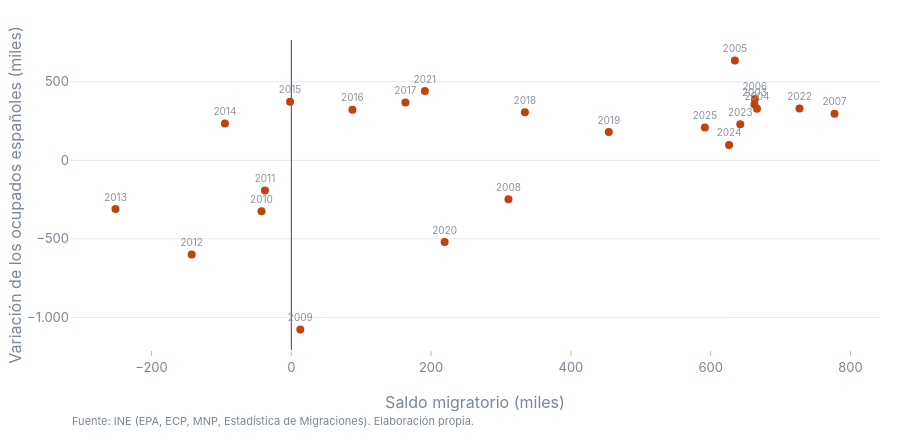

The cell this chart's notebook holds for it:
### Code cell
#| label: fig-ciclo-dispersion
#| fig-cap: "Cada punto es un año: saldo migratorio frente a la variación de los ocupados de nacionalidad española (miles de personas)."
if HAS_EPA:
    fig = new_figure(y_title="Variación de los ocupados españoles (miles)", height=440)
    fig.add_scatter(x=cyc["mig"] / 1e3, y=cyc["d_ocup_esp"], mode="markers+text",
                    text=cyc["anio"].cast(pl.String), textposition="top center",
                    textfont=dict(size=10, color=GREY), marker=dict(color=ACCENT, size=8), showlegend=False)
    fig.update_layout(xaxis_title="Saldo migratorio (miles)", xaxis=dict(tickformat=",.0f"),
                      yaxis=dict(tickformat=",.0f"))
    add_source(fig, SOURCE_EPA)
    place_source(fig, y=-0.2, bottom=90)
    fig.show()

### Figure 1 — Plotly figure (JSON) as saved in the notebook; plotly's stock layout.template omitted (floating-point values rounded to 4 significant figures)
{"data": [{"marker": {"color": "#c2410c", "size": 8}, "mode": "markers+text", "showlegend": false, "text": ["2003", "2004", "2005", "2006", "2007", "2008", "2009", "2010", "2011", "2012", "2013", "2014", "2015", "2016", "2017", "2018", "2019", "2020", "2021", "2022", "2023", "2024", "2025"], "textfont": {"color": "#8a96a3", "size": 10}, "textposition": "top center", "type": "scatter", "x": [662.6, 666.2, 634.6, 663.2, 777.1, 310.6, 12.85, -42.68, -37.7, -142.6, -251.5, -94.98, -1.761, 87.42, 163.3, 334.2, 454.2, 219.4, 191.1, 727.0, 642.3, 626.3, 591.7], "y": [355.6, 329.2, 635.8, 391.0, 297.1, -247.6, -1077.0, -323.9, -192.8, -599.9, -310.3, 235.2, 373.2, 321.4, 368.6, 306.9, 179.7, -520.4, 441.1, 329.6, 230.5, 97.9, 209.0]}], "layout": {"annotations": [{"font": {"color": "#7a8794", "size": 11}, "showarrow": false, "text": "Fuente: INE (EPA, ECP, MNP, Estadística de Migraciones). Elaboración propia.", "x": 0, "xanchor": "left", "xref": "paper", "y": -0.2, "yanchor": "top", "yref": "paper"}], "height": 440, "margin": {"b": 90}, "xaxis": {"tickformat": ",.0f", "title": {"text": "Saldo migratorio (miles)"}}, "yaxis": {"tickformat": ",.0f", "title": {"text": "Variación de los ocupados españoles (miles)"}}}}
